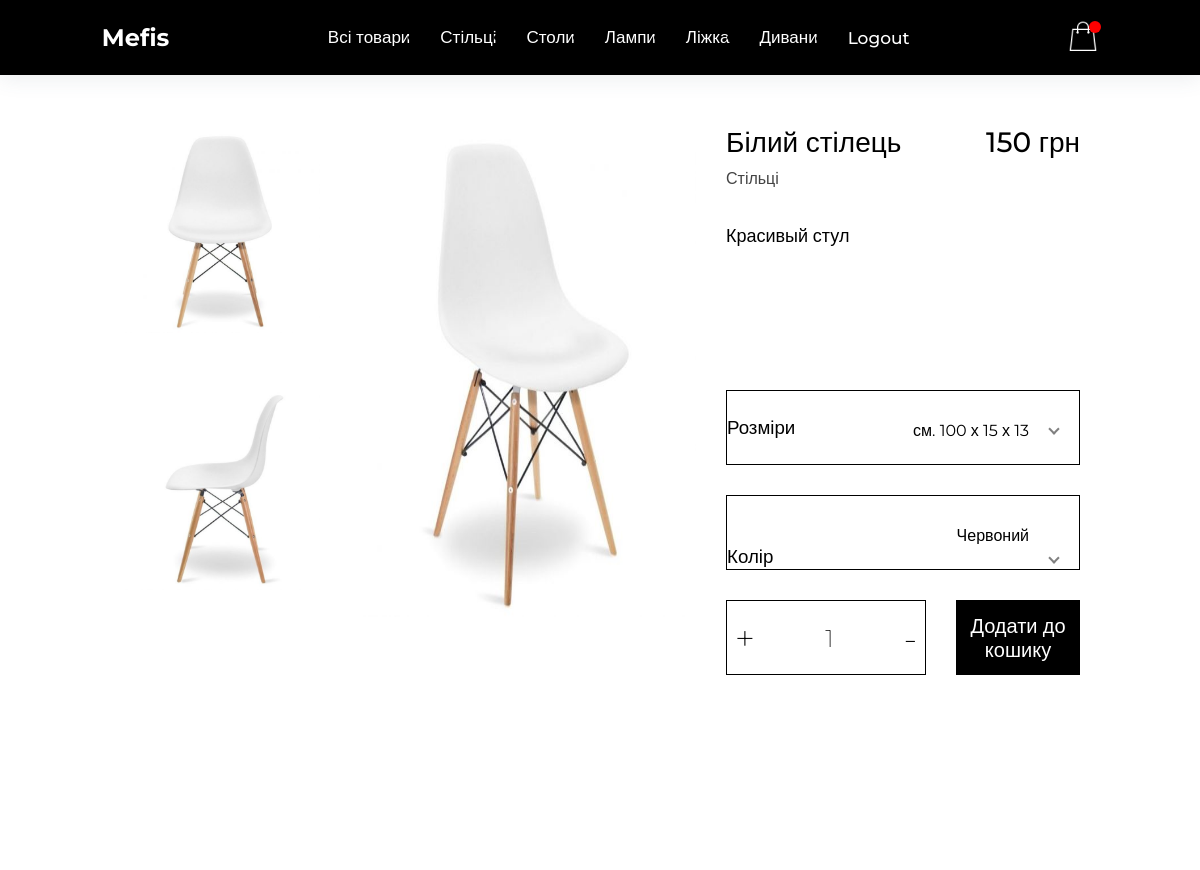
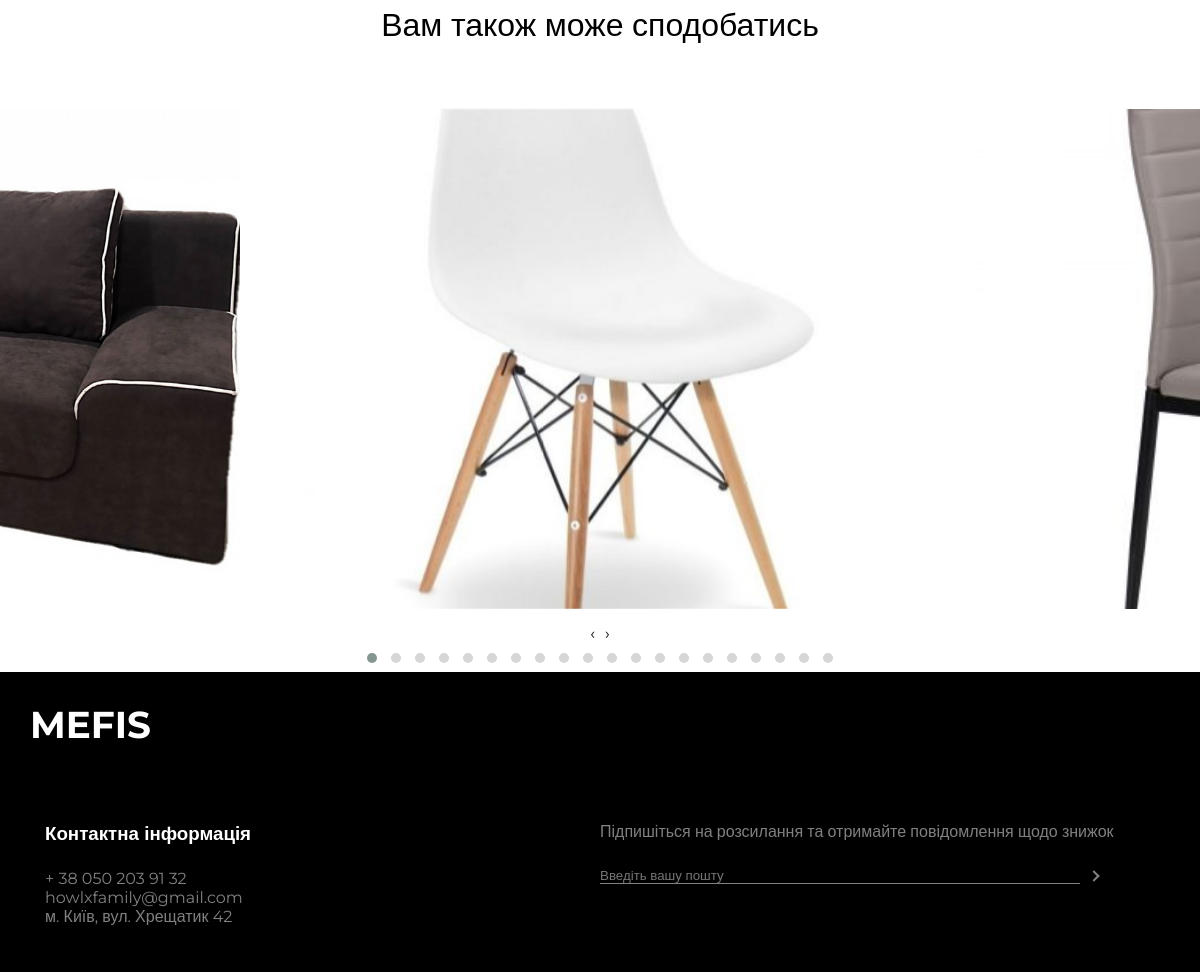
The app's page /products/1 (signed in) with its own data (2 pictures, top to bottom).
### main/models.py (models this page shows, shortened)
class Categories(models.Model):
    id = models.IntegerField(primary_key=True)
    name = models.CharField(max_length=100)
    def __str__(self):
        return f'{self.name}'

class ProductImage(models.Model):
    product = models.ForeignKey(Product, default=None, on_delete=models.CASCADE)
    images = models.ImageField(upload_to='main/static/main/img')

class Product(models.Model):
    id = models.IntegerField(primary_key=True)
    name = models.CharField(max_length=255)
    description = models.TextField(blank=True)
    fabrics = models.ForeignKey(Fabric, on_delete=models.DO_NOTHING, null=True)
    photo = models.ImageField(upload_to='main/static/main/img')
    price = models.DecimalField(default=0, max_digits=10, decimal_places=0)
    is_available = models.BooleanField(default=True)
    category = models.ForeignKey(Categories, on_delete=models.CASCADE, null=True)
    subcategory = models.ForeignKey(Subcategories, on_delete=models.CASCADE, null=True)

class Colors(models.Model):
    id = models.IntegerField(primary_key=True)
    name = models.CharField(max_length=50)

### main/views.py (the view)
# urls.py: path('products/<int:product_real_id>', views.product, name='product_page'),
def product(request, product_real_id):
    colors = Colors.objects.all()
    categories = Categories.objects.all()
    main_product = Product.objects.get(id=product_real_id)
    main_product_images = ProductImage.objects.filter(product=main_product)
    print(main_product_images[0].images)
    products = Product.objects.all()
    if request.user.is_authenticated:
        cart, created = Cart.objects.get_or_create(user=request.user, completed=False)
        context = {'head_product': main_product, 'categories': categories, 'products': products, 'head_product_images': main_product_images, 'colors': colors, "cart": cart}
        return render(request, 'main/product.html', context)
    return render(request, 'main/product.html', {'head_product': main_product, 'categories': categories, 'products': products, 'head_product_images': main_product_images, 'colors': colors})

### main/templates/main/product.html (shortened to what this page needs)
{% extends 'main/layout.html' %}
{% block content %}
    {% include "main/includes/header.html" %}
    <div class="product-page">
        <div class="product-images">
            {% for image in head_product_images %}
                {% if forloop.first %}
                    <div class="small-image-1">
                {% else %}
                    <div class="small-image-2">
                {% endif %}
            <img class="small-image-product" src="{{ image.images.url }}">
            </div>
            {% endfor %}
            <div class="big-image">
                <img class="main-product-image" src="{{ head_product.photo.url }}" alt="gg">
            </div>
            </div>
            <div class="product-name">
                <div class="name-and-category">
                    <h5>{{ head_product.name }}</h5>
                    <p>{{ head_product.category }}</p>
                </div>
                <div class="price">
                    <p>{{ head_product.price }} грн</p>
                </div>
            </div>
            <div class="product-description">
                <p>{{ head_product.description }}</p>
            </div>
            <div class="product-options">
                <div class="size-option">
                    <div class="option-name">
                        <h3>Розміри</h3>
                    </div>
                    <div class="option-setting">
                        <p>см. 100 х 15 х 13</p>
                    </div>
                    <div class="select-option">
                        <label for="options-toggle-size" class="options-menu-icon">
                            <i class="selector-arrow"></i>
                        </label>
                    </div>
                </div>
                <div class="fabric-option">
                    <div class="option-name">
                        <h3 id="option-color-name">Колір</h3>
                    </div>
                    <div class="option-setting">
                        {% for color in colors %}
                            {% if forloop.first %}
                                <p>{{ color.name }}</p>
                            {% endif %}
                        {% endfor %}
                    </div>
                    <div class="select-option">
                        <label for="options-toggle-fabric" class="options-menu-icon">
                            <i class="selector-arrow"></i>
                        </label>
                    </div>
                </div>
                <div class="add-to-cart-options">
                    <div class="quantity">
                        <button id="increment-btn" class="button-plus" onclick="increment()">+</button>
                        <h2 id="counter-value">1</h2>
                        <button id="decrement-btn" class="button-minus" onclick="decrement()">-</button>
                    </div>
                    <div class="add-button">
                        <button class="add-to-cart-button" value=" {{ head_product.id }}"><p>Додати до кошику</p>
                        </button>
                    </div>
                </div>
            </div>
        </div>
        <div class="product-demo-others">
            <h2>Вам також може сподобатись</h2>
            <div class=" owl-two owl-carousel owl-theme">
                {% for product in products %}
                    <div class="wrapper">
                        <div class="item">
                            <img src="{{ product.photo.url }}">
                        </div>
                    </div>
                {% endfor %}
            </div>
        </div>
    {% include "main/includes/footer.html" %}
{% endblock %}

### main/templates/main/includes/header.html (shortened to what this page needs)
<link rel="stylesheet" href="../../static/main/css/header.css">
<div class="header-container">
    <header class="header">
        <nav>
            <div class="logo">
                <a href="{% url 'home' %}">Mefis</a>
            </div>
            <div class="main-menu">
                <ul class="menu">
                    {% for category in categories %}
                        <li><a href="/catalog?category={{ category.id }}">{{ category.name }}</a></li>
                    {% endfor %}
                    {% if user.is_authenticated %}
                        <li><a href="/logout/">Logout</a></li>
                    {% else %}
                        <li><a href="/login/">Login</a></li>
                    {% endif %}
                </ul>
            </div>
            <div class="options-container">
                <a href="../cart">
                    <img src="../../../static/main/img/icons8-shopping-bag-50%201.png">
                </a>
                <span class="quantity"></span>
            </div>
        </nav>
    </header>
</div>

### main/static/main/css/index.css (style rules this page uses)
* { margin: 0; padding: 0; box-sizing: border-box; font-family: 'Montserrat', sans-serif; }

### main/static/main/css/header.css (style rules this page uses)
.header { top: 0; width: 100%; box-shadow: 0 4px 20px hsla(207, 24%, 35%, 0.1); z-index: 2; background-color: black; text-decoration: none; list-style: none; }
nav { display: flex; justify-content: space-around; align-items: center; padding: 20px 30px; }
.logo a { font-size: 24px; font-weight: bold; color: white; text-decoration: none; list-style: none; margin: 0 auto; }
.menu { display: flex; justify-content: center; align-items: center; }
.menu a { display: block; padding: 7px 15px; font-size: 17px; font-weight: 500; transition: 0.2s all ease-in-out; color: white; text-decoration: none; list-style: none; }
.options-container { position: relative; text-align: right; }
.options-container img { width: 30px; }
header .options-container span { background-color: red; border-radius: 50%; display: flex; justify-content: center; align-items: center; color: white; position: absolute; top: 0px; left: 70%; padding: 6px 6px; }

### records on screen
Categories: name "Всі товари"
Categories: name "Стільці"
Categories: name "Столи"
Categories: name "Лампи"
Categories: name "Ліжка"
Categories: name "Дивани"
ProductImage: images (picture)
ProductImage: images (picture)
Product: photo (picture), name "Білий стілець", category "Стільці", price "150", description "Красивый стул"
Colors: name "Червоний"
Product: photo (picture)
Product: photo (picture)
